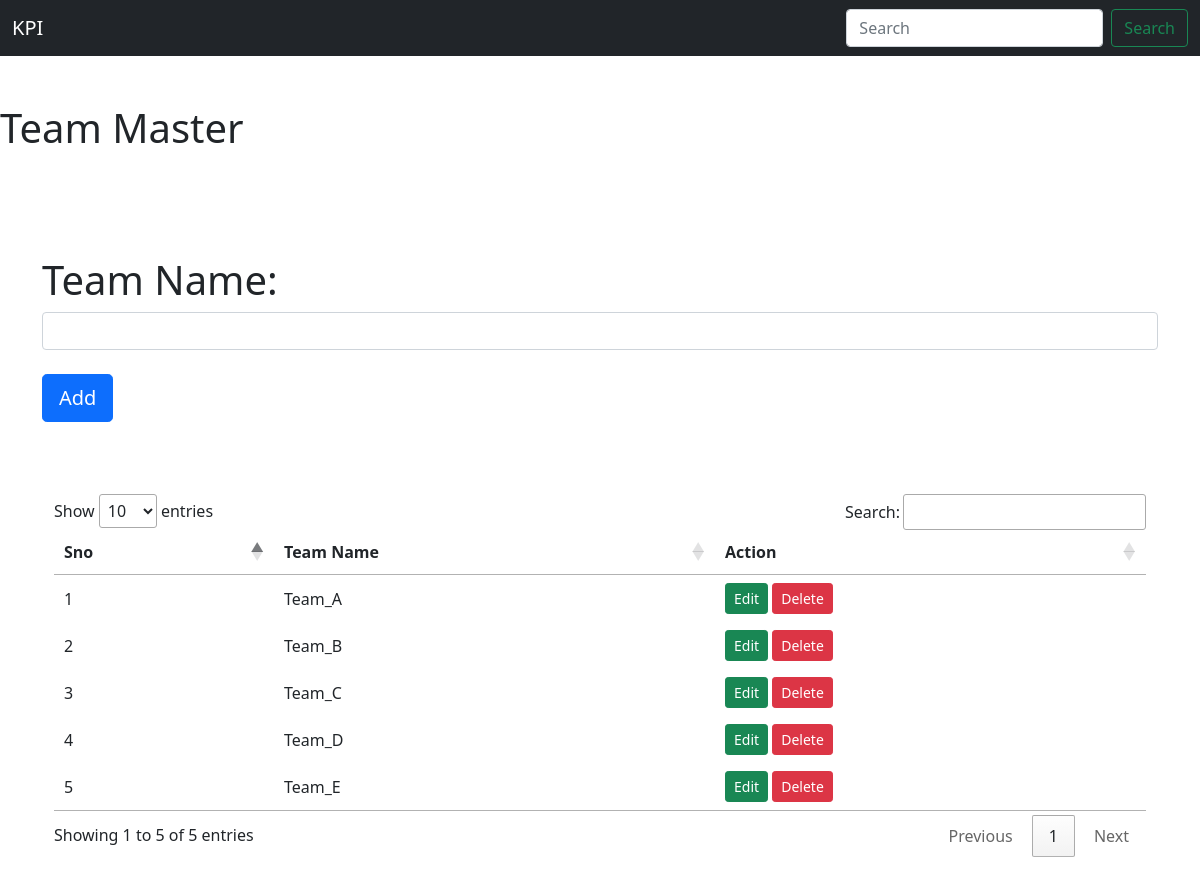
The page /teamMaster.php on the database its author committed.
### tables this page shows
CREATE TABLE `tbl_team_master` (
  `team_id` int(11) NOT NULL,
  `team_name` varchar(150) NOT NULL
);

### teamMaster.php (the view, shortened to what this page needs)
<?php
require 'connection.php';
$team_name = '';
$update = false;
?>
<?php include 'header.php' ?>
<h1>Team Master</h1>
<div class="container">
  <form action="teamMaster.php" method="post">
    <br><br>
    <label for="name">
      <h1>Team Name:</h1>
    </label><br>
    <input type="text" class="form-control" id="team_name" name="team_name" value="<?php echo $team_name ?>"> </textarea><br>
    <?php if ($update == true): ?>
	  <button class="add btn btn-primary btn-lg" type="submit" name="update" style="background: #556B2F;" >Update</button>
    <?php else: ?>
	  <button class="add btn btn-primary btn-lg" type="submit" name="save" >Add</button>
    <?php endif ?>
  </form>
  <br><br>
  <div class="container my-4">
    <table id="myTable">
      <thead>
        <tr>
          <th>Sno</th>
          <th>Team Name</th>
          <th>Action</th>
        </tr>
      </thead>
      <tbody>
        <?php
        $sql_fetch = "SELECT * FROM tbl_team_master";
        $result = $con->query($sql_fetch);
        $result->fetch_all(MYSQLI_ASSOC);
        $sno = 0;
        foreach ($result as $output) {
          $sno = $sno + 1;
          $team_id = $output['team_id'];
          $team_name = $output['team_name'];
          echo ' <tr>
            <td>' . $sno . '</td>
            <td>' . $team_name . '</td>
            <td>
            <a href="update_teamMaster.php?edit='.$team_id.'" class="edit btn btn-sm btn-success">Edit</a></button>
            <a href="teamMaster.php?delete='.$team_id.'" class="delete btn btn-sm btn-danger">Delete</button>
            </td>
            </tr>';
        }
        ?>
      </tbody>
    </table>
  </div>
  </body>
  </html>

### rows shown on the page
tbl_team_master: team_name "Team_A"
tbl_team_master: team_name "Team_B"
tbl_team_master: team_name "Team_C"
tbl_team_master: team_name "Team_D"
tbl_team_master: team_name "Team_E"
